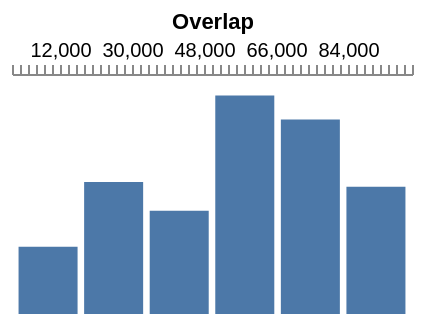

Describe this chart as a Vega-Lite specification.
### Vega specification from a JSON file in a GitHub repository (floating-point values rounded to 4 significant figures)
{"width": 200, "height": 120, "padding": 5, "data": [{"name": "t", "values": [{"a": "Alpha", "b": 28, "c": "x", "d": 1}, {"a": "Bravo", "b": 55, "c": "y", "d": 2}, {"a": "Charlie", "b": 43, "c": "x", "d": 3}, {"a": "Delta", "b": 91, "c": "z", "d": 4}, {"a": "Echo", "b": 81, "c": "y", "d": 5}, {"a": "Foxtrot", "b": 53, "c": "z", "d": 6}]}], "scales": [{"name": "x", "type": "band", "domain": {"data": "t", "field": "a"}, "range": "width", "padding": 0.1}, {"name": "y", "type": "linear", "domain": {"data": "t", "field": "b"}, "range": "height", "nice": true}, {"name": "color", "type": "ordinal", "domain": {"data": "t", "field": "c"}, "range": {"scheme": "category10"}}, {"name": "ramp", "type": "linear", "domain": {"data": "t", "field": "d"}, "range": {"scheme": "blues"}}, {"name": "size", "type": "linear", "domain": {"data": "t", "field": "b"}, "range": [10, 200]}, {"name": "shape", "type": "ordinal", "domain": {"data": "t", "field": "c"}, "range": "symbol"}, {"name": "quant", "type": "quantize", "domain": [0, 100], "range": {"scheme": "greens", "count": 4}}, {"name": "many", "type": "linear", "domain": [0, 100000], "range": "width"}], "marks": [{"type": "rect", "from": {"data": "t"}, "encode": {"enter": {"x": {"scale": "x", "field": "a"}, "width": {"scale": "x", "band": 1}, "y": {"scale": "y", "field": "b"}, "y2": {"scale": "y", "value": 0}}}}], "axes": [{"orient": "top", "scale": "many", "tickCount": 40, "labelOverlap": "greedy", "labelBound": true, "labelSeparation": 3, "title": "Overlap"}]}
